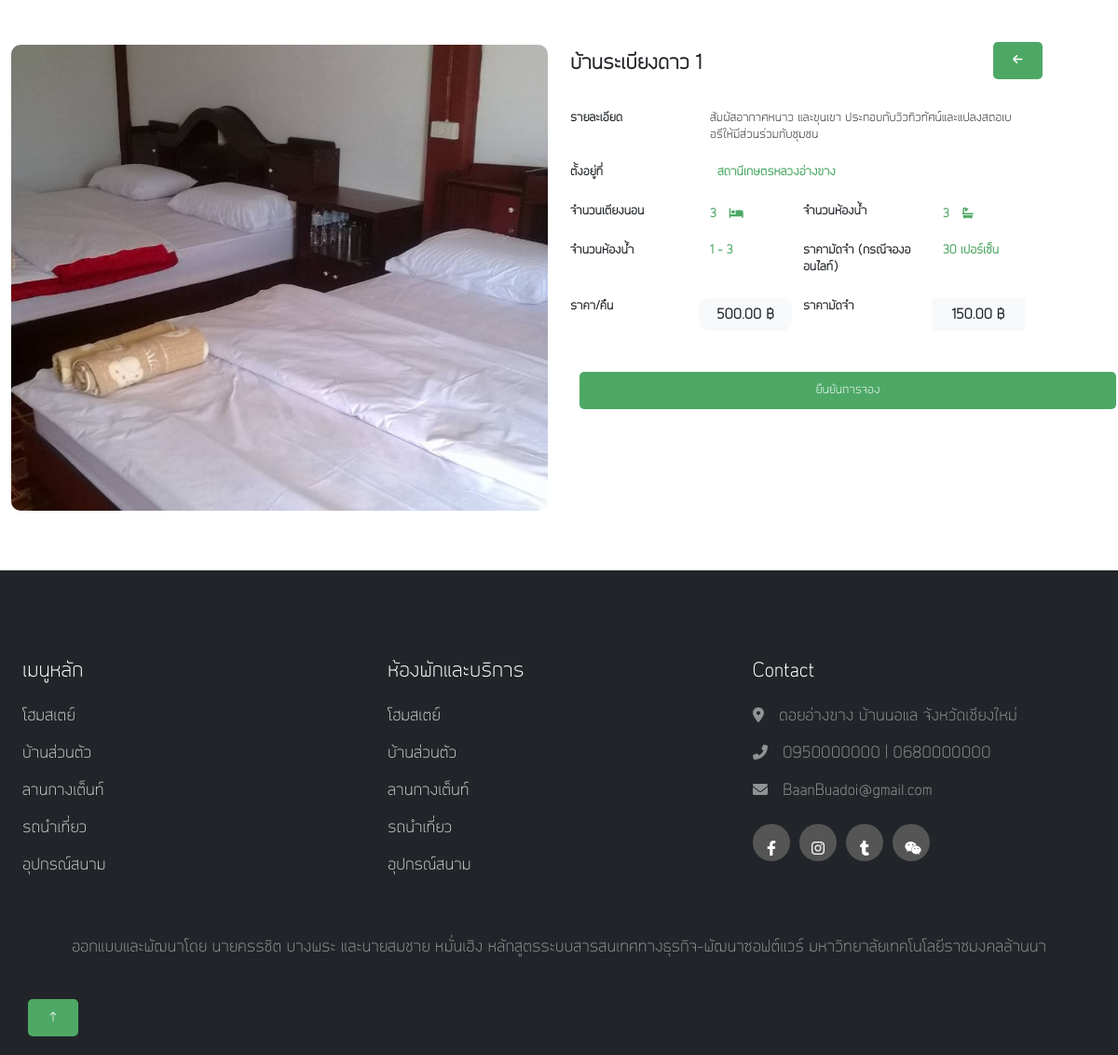
Page /room_booking/booking.php?id=11 (signed in) on the committed database.
### tables this page shows
CREATE TABLE `room_product` (
  `roomShow` tinyint(1) NOT NULL,
  `roomID` smallint(5) UNSIGNED ZEROFILL NOT NULL,
  `roomPrice` decimal(8,2) NOT NULL,
  `roomName` varchar(100) NOT NULL,
  `roomDetail` varchar(500) NOT NULL,
  `roomBed` smallint(3) NOT NULL,
  `roomBath` smallint(3) NOT NULL,
  `roomLocation` varchar(500) NOT NULL,
  `roomPic` varchar(100) NOT NULL,
  `roomMax` smallint(2) NOT NULL,
  `roomMin` tinyint(1) NOT NULL,
  `stdID` smallint(5) UNSIGNED ZEROFILL NOT NULL
);

### room_booking/booking.php (the view, shortened to what this page needs)
<?php
$db_con = connect_db();
$id = $_GET['id'];
$query = $db_con->prepare("SELECT * FROM room_product WHERE roomID = :id");
$query->bindParam(':id', $id, PDO::PARAM_INT);
$query->execute();
$room = $query->fetch(PDO::FETCH_ASSOC);
$price = $room['roomPrice'];
$deposit = ($price * 30) / 100;
$deposit = number_format($deposit, 2);
?>
<!DOCTYPE html>
<html lang="en">
<head>
    <link href="https://cdn.jsdelivr.net/npm/bootstrap@5.0.2/dist/css/bootstrap.min.css" rel="stylesheet">
    <link rel="stylesheet" href="../tabbar_view/nav_bar.css">
    <link rel="stylesheet" href="../style1.css">
    <link rel="stylesheet" href="booking.css">
    <link rel="stylesheet" href="https://cdn.lineicons.com/3.0/lineicons.css">
    <link href="https://cdn.jsdelivr.net/npm/bootstrap-icons@1.4.1/font/bootstrap-icons.css" rel="stylesheet">
    <link rel="stylesheet" href="booking.css">
    <link href="https://cdnjs.cloudflare.com/ajax/libs/font-awesome/6.0.0-beta3/css/all.min.css" rel="stylesheet">
</head>
<body>
    <div class="container-xxl bg-white p-0">
        <div onclick="goBack()" class="btn btn-lg btn-custom " style="position: fixed;top: 45px;left: 88%;z-index: 1000;cursor: pointer;">
            <i class="fa fa-arrow-left" style="color: #ffffff;"></i>
        </div>
        <div class="container mt-5">
            <div class="row">
                <div class="col-md-6 mb-3" id="deteil_img">
                    <?php if (isset($room['roomPic'])): ?>
                        <img style="border-radius: 10px; width: 100%; height: 500px; object-fit: cover;" src="../img/room_pic/<?php echo htmlspecialchars($room['roomPic']); ?>" alt="Room Image" class="img-fluid">
                    <?php endif; ?>
                </div>
                <div class="col-md-6 mt-2" id="deteil_text" style="font-size: 12px;">
                        <h1 class="fw-bold" style="font-size: 20px; margin-bottom: 20px;"><?php echo htmlspecialchars($room['roomName']); ?></h1>
                        <br>
                        <div class="row mb-1">
                            <div class="col-md-3 fw-bold"><p>รายละเอียด</p></div>
                            <div class="col-md-7"><?php echo htmlspecialchars($room['roomDetail']); ?></div>
                        </div>
                        <br>
                        <div class="row mb-2">
                            <div class="col-md-3 fw-bold"><p>ตั้งอยู่ที่</p></div>
                            <div style="color:#4DA865; " class="col-md-7 fw-bold"><i class="lni lni-map-marker me-2" style=""></i><?php echo htmlspecialchars($room['roomLocation']); ?></div>
                        </div>
                        <div class="row mb-2">
                            <div class="col-md-3 fw-bold"><p>จำนวนเตียงนอน</p></div>
                            <div style="color:#4DA865; " class="col-md-2 fw-bold"><?php echo htmlspecialchars($room['roomBed']); ?> <i class="fa fa-bed me-2" style="padding: 5px; margin-left: 5px;"></i></div>
                            <div class="col-md-3 fw-bold"><p>จำนวนห้องน้ำ</p></div>
                            <div style="color:#4DA865; " class="col-md-2 fw-bold"><?php echo htmlspecialchars($room['roomBed']); ?> <i class="fa fa-bath me-2" style="padding: 5px; margin-left: 5px;"></i></div>
                        </div>
                        <div class="row mb-2">
                            <div class="col-md-3 fw-bold"><p>จำนวนห้องน้ำ</p></div>
                            <div style="color:#4DA865; " class="col-md-2 fw-bold"><?php echo htmlspecialchars($room['roomMin']); ?> - <?php echo htmlspecialchars($room['roomMax']);?> </div>
                            <div class="col-md-3 fw-bold"><p>ราคามัดจำ (กรณีจองออนไลท์)</p></div>
                            <div style="color:#4DA865; " class="col-md-2 fw-bold">30 เปอร์เซ็น</div>
                        </div>
                        <div class="row mb-2">
                            <div class="col-md-3 fw-bold"><p>ราคา/คืน</p></div>
                            <div class="col-md-2 bg-light text-center" style="margin:0; padding:0; border-radius: 10px;"><h3 class="fw-bold" style="font-size:14px; margin-top:10px;"><?php echo $price ?> ฿</h3></div>
                            <div class="col-md-3 fw-bold"><p>ราคามัดจำ</p></div>
                            <div class="col-md-2 bg-light text-center" margin:0; padding:0; border-radius: 10px;"><h3 class="fw-bold" style="font-size:14px; margin-top:10px;"><?php echo $deposit ?> ฿</h3></div>
                        </div>
                    <br><br>
                    <button onclick="showBookingForm('<?php echo $id ?>')" class="btn btn-custom" style="width: 100%;"> ยืนยันการจอง </button>
                </div>
            </div>
        </div>
    </div>
    <nav>
        <?php include("../footer.php"); ?>
    </nav>
</body>
</html>

### tabbar_view/nav_bar.css (style rules this page uses)
.btn-custom { background-color: #4DA866; color: white; margin-left: 10px; padding: 10px 20px; font-size: 12px; border-radius: 5px; }

### style1.css (style rules this page uses)
body { margin: 0; padding: 0; font-family: kkfont; }
.container { max-width: 1280px; margin: 0 auto; }
nav { z-index: 3; position: sticky; top: 15px; }

### rows in the picture
room_product: roomPic (picture), roomName "บ้านระเบียงดาว 1", roomDetail "สัมผัสอากาศหนาว และขุนเขา ประกอบกับวิวทิวทัศน์และแปลงสตอเบอรีให้มีส่วนร่วมกับชุมชน", roomLocation "สถานีเกษตรหลวงอ่างขาง", roomBed "3", roomMin "1", roomMax "3", roomPrice "500.00", roomPrice "150.00"
